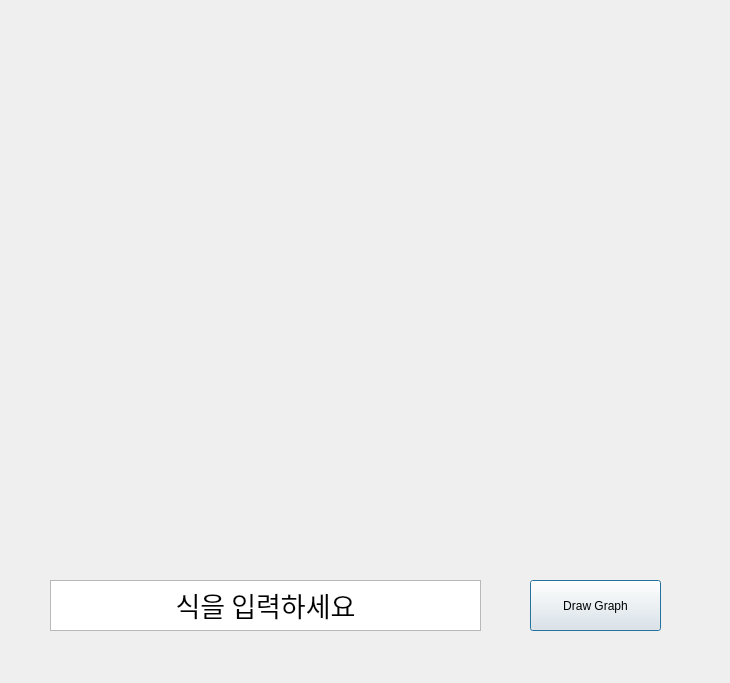
<?xml version="1.0" encoding="UTF-8"?>
<ui version="4.0">
 <class>Dialog</class>
 <widget class="QDialog" name="Dialog">
  <property name="geometry">
   <rect>
    <x>0</x>
    <y>0</y>
    <width>730</width>
    <height>683</height>
   </rect>
  </property>
  <property name="windowTitle">
   <string>Dialog</string>
  </property>
  <widget class="QTextEdit" name="cal_entry">
   <property name="geometry">
    <rect>
     <x>50</x>
     <y>580</y>
     <width>431</width>
     <height>51</height>
    </rect>
   </property>
   <property name="font">
    <font>
     <family>Agency FB</family>
     <pointsize>20</pointsize>
    </font>
   </property>
   <property name="html">
    <string>&lt;!DOCTYPE HTML PUBLIC &quot;-//W3C//DTD HTML 4.0//EN&quot; &quot;http://www.w3.org/TR/REC-html40/strict.dtd&quot;&gt;
&lt;html&gt;&lt;head&gt;&lt;meta name=&quot;qrichtext&quot; content=&quot;1&quot; /&gt;&lt;style type=&quot;text/css&quot;&gt;
p, li { white-space: pre-wrap; }
&lt;/style&gt;&lt;/head&gt;&lt;body style=&quot; font-family:'Agency FB'; font-size:20pt; font-weight:400; font-style:normal;&quot;&gt;
&lt;p align=&quot;center&quot; style=&quot; margin-top:0px; margin-bottom:0px; margin-left:0px; margin-right:0px; -qt-block-indent:0; text-indent:0px;&quot;&gt;&lt;span style=&quot; font-family:'Gulim';&quot;&gt;식을 입력하세요&lt;/span&gt;&lt;/p&gt;&lt;/body&gt;&lt;/html&gt;</string>
   </property>
  </widget>
  <widget class="QPushButton" name="draw_btn">
   <property name="geometry">
    <rect>
     <x>530</x>
     <y>580</y>
     <width>131</width>
     <height>51</height>
    </rect>
   </property>
   <property name="text">
    <string>Draw Graph</string>
   </property>
  </widget>
  <widget class="QWidget" name="formLayoutWidget">
   <property name="geometry">
    <rect>
     <x>30</x>
     <y>20</y>
     <width>661</width>
     <height>541</height>
    </rect>
   </property>
   <layout class="QFormLayout" name="graph_layout"/>
  </widget>
 </widget>
 <resources/>
 <connections/>
</ui>
